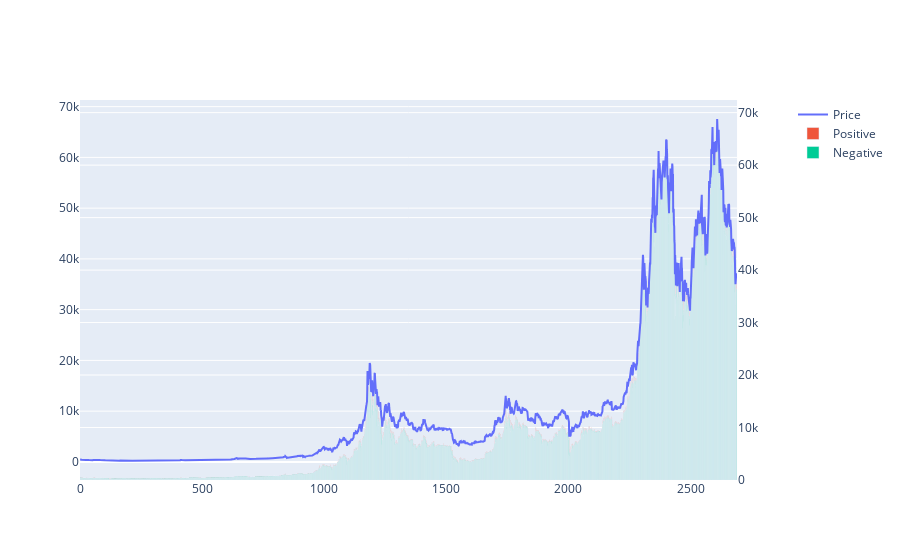

The notebook cell this image was saved under:
### Code cell
fig2 = make_subplots(specs=[[{"secondary_y": True}]])
fig2.add_trace(
    go.Scatter(x=df_price.index, y=df_price["Close"], name="Price"), secondary_y=False
)
fig2.add_trace(go.Bar(x=df_price.index, y=df_price["High"], name="Positive"), secondary_y=True)
fig2.add_trace(go.Bar(x=df_price.index, y=df_price["Low"], name="Negative"), secondary_y=True)


# a few changes to make layout work better
#  1. put close at front
#  2. reduce "whitespace" in bars
fig2.update_layout(
    yaxis={"overlaying": "y2"}, yaxis2={"overlaying": None}, barmode="overlay", bargap=0
)

### Figure 1 — Plotly figure (JSON) as saved in the notebook; plotly's stock layout.template omitted (floating-point values rounded to 4 significant figures; data arrays with more than 128 entries replaced by an {"elided": "..."} marker saying what was removed)
{"data": [{"name": "Price", "type": "scatter", "x": {"elided": "2691 int values"}, "xaxis": "x", "y": {"elided": "2691 float values"}, "yaxis": "y"}, {"name": "Positive", "type": "bar", "x": {"elided": "2691 int values"}, "xaxis": "x", "y": {"elided": "2691 float values"}, "yaxis": "y2"}, {"name": "Negative", "type": "bar", "x": {"elided": "2691 int values"}, "xaxis": "x", "y": {"elided": "2691 float values"}, "yaxis": "y2"}], "layout": {"bargap": 0, "barmode": "overlay", "xaxis": {"anchor": "y", "domain": [0, 0.94]}, "yaxis": {"anchor": "x", "domain": [0, 1], "overlaying": "y2"}, "yaxis2": {"anchor": "x", "side": "right"}}}
